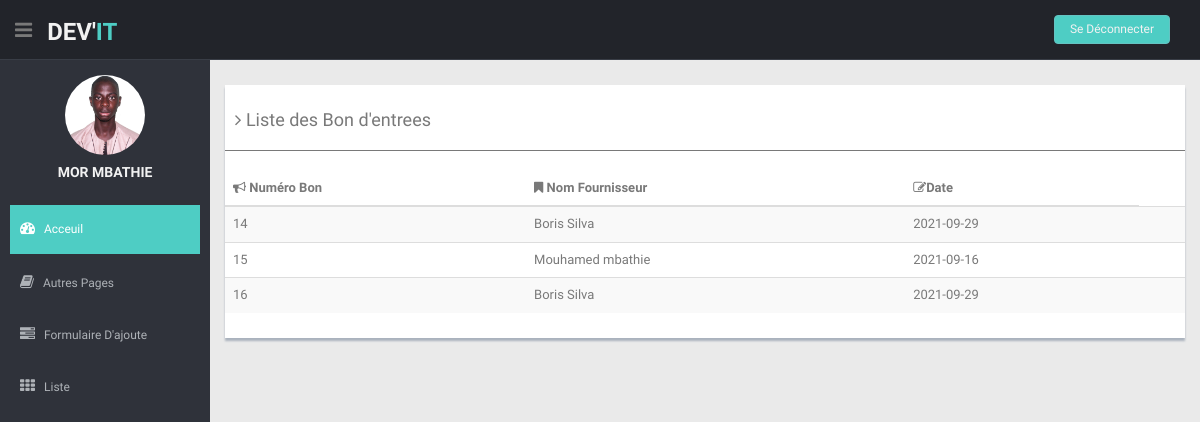
/pages/ListeBE.php (signed in), run on the app's committed database.
### tables this page shows
CREATE TABLE `users` (
  `IDUSERS` int(10) UNSIGNED NOT NULL,
  `NOM` varchar(40) NOT NULL,
  `PRENOM` varchar(40) NOT NULL,
  `LOGIN` varchar(40) NOT NULL,
  `PASSWORD` varchar(40) NOT NULL,
  `PROFIL` varchar(40) NOT NULL
);

CREATE TABLE `be` (
  `NUMBE` int(11) NOT NULL,
  `NUMFRS` int(11) NOT NULL,
  `DATEBE` date DEFAULT NULL
);

CREATE TABLE `fournisseur` (
  `NUMFRS` int(11) NOT NULL,
  `NOMFRS` varchar(25) DEFAULT NULL,
  `PRENOMFRS` varchar(25) DEFAULT NULL,
  `ADRESSFRS` varchar(100) DEFAULT NULL,
  `TELFRS` varchar(25) DEFAULT NULL
);

### pages/ListeBE.php (the view, shortened to what this page needs)
<!DOCTYPE html>
<html lang="fr">
<head>
  <link href="lib/bootstrap/css/bootstrap.min.css" rel="stylesheet">
  <link href="lib/font-awesome/css/font-awesome.css" rel="stylesheet" />
  <link href="css/style.css" rel="stylesheet">
  <link href="css/style-responsive.css" rel="stylesheet">
</head>
<body>
  <section id="container">
    <?php require_once "entete.php"?>
    <?php  require_once "sidebar.php" ?>
    <section id="main-content">
      <section class="wrapper">
        <div class="row mt">
          <div class="col-md-12">
            <div class="content-panel">
              <table class="table table-striped table-advance table-hover">
                <h4><i class="fa fa-angle-right"></i> Liste des Bon d'entrees</h4>
                <hr>
                <thead>
                  <tr>
                    <th><i class="fa fa-bullhorn"></i> Numéro Bon</th>
                    <th><i class="fa fa-bookmark"></i> Nom Fournisseur</th>
                    <th><i class=" fa fa-edit"></i>Date</th>
                  </tr>
                </thead>
                <tbody>
                  <?php
                    include '../database/db.php';
                  $resultats = $conn->query("SELECT  be.NUMBE,fournisseur.NOMFRS,PRENOMFRS, DATEBE FROM be JOIN fournisseur ON be.NUMFRS = fournisseur.NUMFRS");
                    foreach ($resultats as $ligne){
                  ?>
                  <tr>
                    <td><?=$ligne['NUMBE']?></td>
                    <td class="hidden-phone"><?=$ligne['PRENOMFRS'].' '.$ligne['NOMFRS']?></td>
                    <td><?=$ligne['DATEBE']?></td>
                    <td>
                    </td>
                  </tr>
                  <?php
                    }
                  ?>
                </tbody>
              </table>
            </div>
          </div>
        </div>
      </section>
    </section>
  </section>
</body>
</html>

### pages/sidebar.php (shortened to what this page needs)
<!DOCTYPE html>
<html lang="en">
<head>
    <?php
        require_once "../database/db.php";
        $username = $_SESSION['IDUSERS'];
        $resultats = $conn->query("SELECT * FROM users where IDUSERS = $username ");
      ?>
</head>
<body>
<aside>
      <div id="sidebar" class="nav-collapse ">
        <ul class="sidebar-menu" id="nav-accordion">
          <p class="centered"><a href="profile.html"><img src="img/photo.jpg" class="img-circle" width="80"></a></p>
          <?php
        foreach($resultats as $ligne){?>
        <h5 class="centered"><?php echo $ligne["PRENOM"]." ". $ligne['NOM'];?></h5>
        <?php
        }
        ?>
          <li class="mt">
            <a class="active" href="index.php">
              <i class="fa fa-dashboard"></i>
              <span>Acceuil</span>
              </a>
          </li>
          <li class="sub-menu">
            <a href="javascript:;">
              <i class="fa fa-book"></i>
              <span>Autres Pages</span>
              </a>
          </li>
          <li class="sub-menu">
            <a href="javascript:;">
              <i class="fa fa-tasks"></i>
              <span>Formulaire D'ajoute</span>
              </a>
          </li>
          <li class="sub-menu">
            <a href="javascript:;">
              <i class="fa fa-th"></i>
              <span>Liste</span>
              </a>
          </li>
        </ul>
      </div>
    </aside>
</body>
</html>

### pages/css/style.css (style rules this page uses)
body { color: #797979; background: #eaeaea; font-family: 'Ruda', sans-serif; padding: 0px !important; margin: 0px !important; font-size:13px; }
ul li { list-style: none; }
a, a:hover, a:focus { text-decoration: none; outline: none; }
#container { width: 100%; height: 100%; }
hr { margin-top: 20px; margin-bottom: 20px; border: 0; border-top: 1px solid #797979; }
.centered { text-align: center; }
.mt { margin-top: 25px; }
#sidebar { width: 210px; height: 100%; position: fixed; background: #2f323a; }
#sidebar h5 { color: #f2f2f2; font-weight: 700; }
#sidebar ul li { position: relative; }
ul.sidebar-menu , ul.sidebar-menu li ul.sub { margin: -2px 0 0; padding: 0; }
ul.sidebar-menu { margin-top: 75px; }
ul.sidebar-menu li { margin-bottom: 5px; margin-left:10px; margin-right:10px; }
ul.sidebar-menu li.sub-menu { line-height: 15px; }
ul.sidebar-menu li a span { display: inline-block; }
ul.sidebar-menu li a { color: #aeb2b7; text-decoration: none; display: block; padding: 15px 0 15px 10px; font-size: 12px; outline: none; -webkit-transition: all 0.3s ease; -moz-transition: all 0.3s ease; -o-transition: all 0.3s ease; -ms-transition: all 0.3s ease; transition: all 0.3s ease; }
ul.sidebar-menu li a.active, ul.sidebar-menu li a:hover, ul.sidebar-menu li a:focus { background: #4ECDC4; color: #fff; display: block; -webkit-transition: all 0.3s ease; -moz-transition: all 0.3s ease; -o-transition: all 0.3s ease; -ms-transition: all 0.3s ease; transition: all 0.3s ease; }
ul.sidebar-menu li a i { font-size: 15px; padding-right: 6px; }
ul.sidebar-menu li a.active i { color: #fff; }
#main-content { margin-left: 210px; }
.wrapper { display: inline-block; margin-top: 60px; padding-left: 15px; padding-right: 15px; padding-bottom: 15px; padding-top: 0px; width: 100%; }
.content-panel { background: #ffffff; box-shadow: 0px 3px 2px #aab2bd; padding-top: 15px; padding-bottom: 5px; }
.content-panel h4 { margin-left: 10px; }

### pages/ListeBE.php (style rules this page uses)
a { color: #FFFFFF; }

### data on the page
users: PRENOM "MOR", NOM "MBATHIE"
be: NUMBE "14", fournisseur.PRENOMFRS "Boris", fournisseur.NOMFRS "Silva", DATEBE "2021-09-29"
be: NUMBE "15", fournisseur.PRENOMFRS "Mouhamed", fournisseur.NOMFRS "mbathie", DATEBE "2021-09-16"
be: NUMBE "16", fournisseur.PRENOMFRS "Boris", fournisseur.NOMFRS "Silva", DATEBE "2021-09-29"
